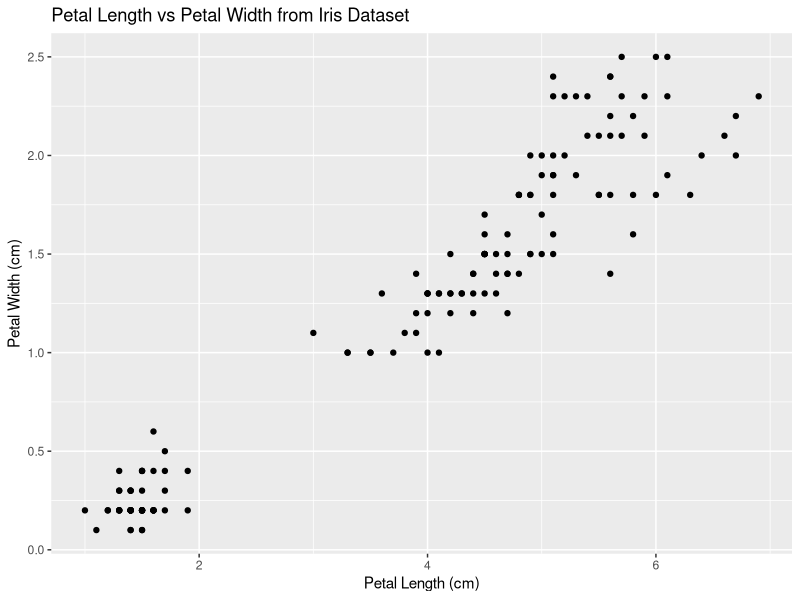

This figure's R source:
## ---- chunk 1
knitr::opts_chunk$set(echo = TRUE)
## ---- chunk 2
# loading tidyverse
library(tidyverse)

# scatterplot

scatteriris = ggplot(iris, aes(x = Petal.Length, y = Petal.Width)) +
  geom_point() +
  labs(x = "Petal Length (cm)", y = "Petal Width (cm)", title = "Petal Length vs Petal Width from Iris Dataset")

scatteriris
